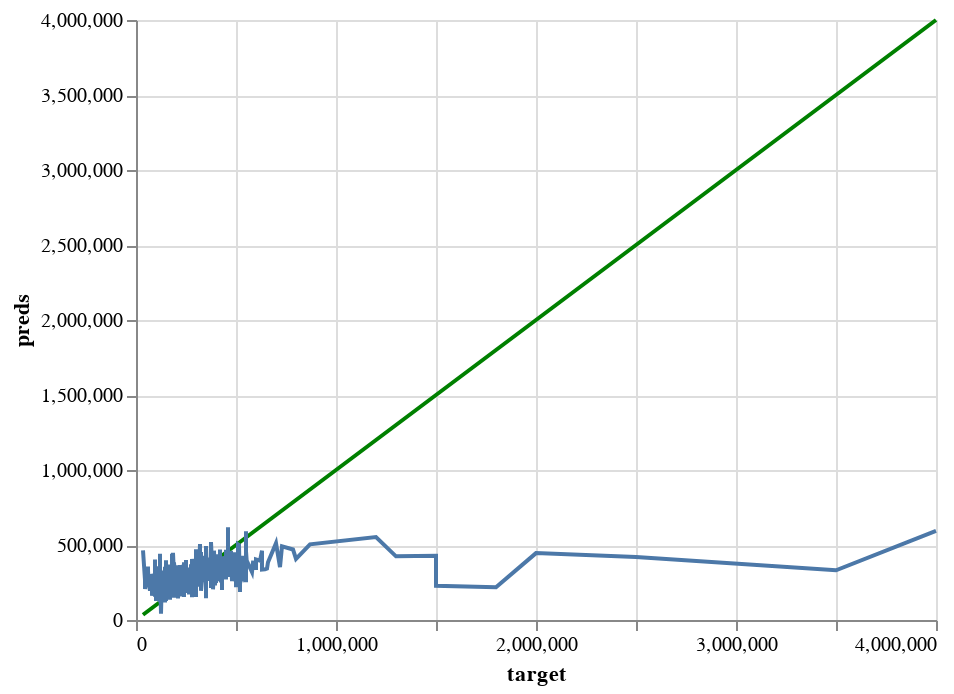

The notebook cell saved with this chart:
### Code cell
perfect_val = alt.Chart(pd.DataFrame({'target': y_val, 'preds': y_val})).mark_line(color='green').encode(
    x='target',
    y='preds'
)

pred_chart_val = alt.Chart(pd.DataFrame({'target': y_val, 'preds': y_val_pred})).mark_line().encode(
    x='target',
    y='preds'
  )

perfect_val + pred_chart_val

### Figure 1 — Vega-Lite specification as saved in the notebook (floating-point values rounded to 4 significant figures; data arrays with more than 128 entries replaced by an {"elided": "..."} marker saying what was removed)
{"config": {"view": {"continuousWidth": 400, "continuousHeight": 300}}, "layer": [{"data": {"name": "data-bda3efe772ce53aa6041c607a9731a35"}, "mark": {"type": "line", "color": "green"}, "encoding": {"x": {"field": "target", "type": "quantitative"}, "y": {"field": "preds", "type": "quantitative"}}}, {"data": {"name": "data-3d06a31df0361ee73ff981967b3d8b85"}, "mark": "line", "encoding": {"x": {"field": "target", "type": "quantitative"}, "y": {"field": "preds", "type": "quantitative"}}}], "$schema": "https://vega.github.io/schema/vega-lite/v4.17.0.json", "datasets": {"data-bda3efe772ce53aa6041c607a9731a35": {"elided": "599 records"}, "data-3d06a31df0361ee73ff981967b3d8b85": {"elided": "599 records"}}}
